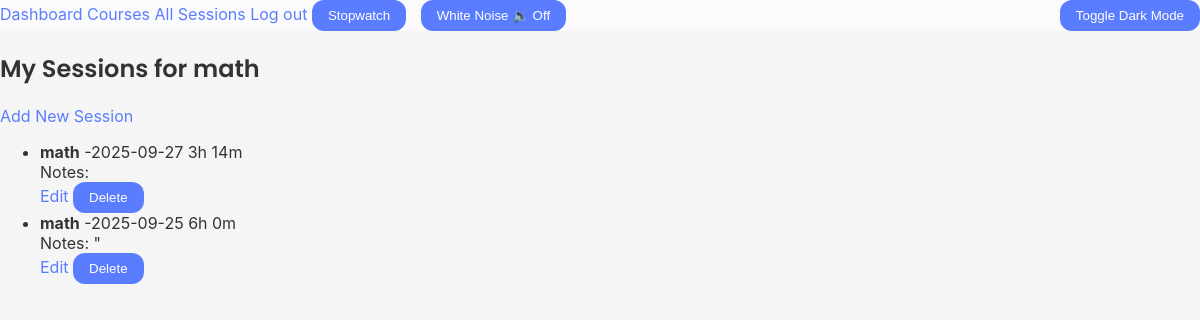
The page /sessions/2 (signed in) on the database as committed earlier.
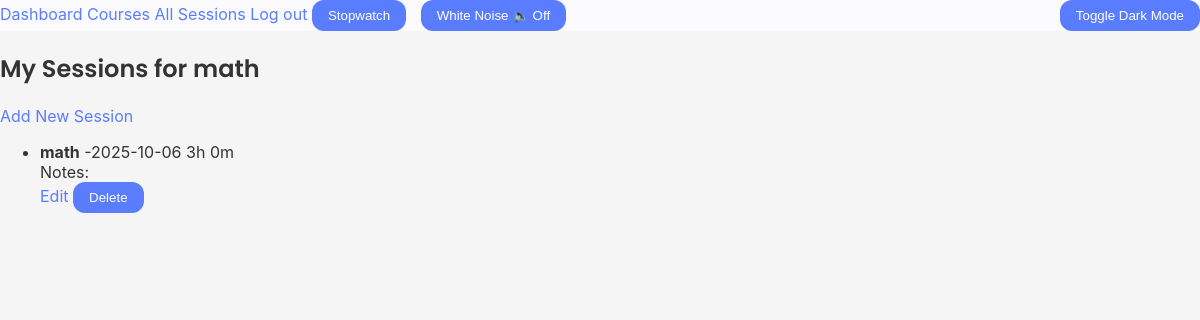
The same page on the database as committed later.
### models.py (models this page shows, shortened)
class Course(db.Model, UserMixin):
    id = db.Column(db.Integer, primary_key=True)
    coursename = db.Column(db.String(150),nullable=False)
    description = db.Column(db.Text, nullable=False)
    status = db.Column(db.String(20), nullable=False, default='planned')
    createdat = db.Column(db.DateTime, default=datetime.utcnow)
    manual_hours = db.Column(db.Integer, default=0)
    total_hours = db.Column(db.Integer, nullable=False, default=0)
    user_id = db.Column(db.Integer, db.ForeignKey('user.id'), nullable=False) # links the course to a user
    sess = db.relationship('Sess', backref='course', lazy=True, cascade="all, delete-orphan")
    tags = db.Column(db.String(200))

class Sess(db.Model):
    id = db.Column(db.Integer, primary_key=True)
    course_id = db.Column(db.Integer, db.ForeignKey('course.id'), nullable=False)
    date = db.Column(db.Date, default=datetime.utcnow)
    hours = db.Column(db.Integer, default=0)
    minutes = db.Column(db.Integer, default=0)
    notes = db.Column(db.Text)

### app.py (the view)
    @app.route('/sessions/<int:course_id>')
    @login_required
    def list_sessions(course_id):
        course = Course.query.get_or_404(course_id)
        sessions = Sess.query.filter_by(course_id =course_id).order_by(Sess.date.desc()).all()
        return render_template('list_sessions.html', sessions=sessions, course=course, course_id=course_id)

### templates/list_sessions.html (shortened to what this page needs)
{% extends "base.html" %}
{% block content %}
<h2>My Sessions for {{course.coursename}}</h2>
<a href="{{ url_for('add_session', course_id=course_id) }}" class="course-link">Add New Session</a>
{% if sessions %}
<ul>
    {% for sess in sessions %}
    <li>
        <strong>{{ sess.course.coursename }}</strong> -{{ sess.date }}
        {{ sess.hours }}h {{ sess.minutes }}m <br>
        Notes: {{ sess.notes }}<br>
        <a href="{{ url_for('edit_session', session_id=sess.id) }}" class="course-link">Edit</a>
        <form method="POST" action="{{ url_for('delete_session', session_id=sess.id)}}" style="display:inline;">
            <button type="submit">Delete</button>
        </form>
    </li>
    {% endfor %}
</ul>
{% else %}
<p> No sessions logged yet.</p>
{% endif %}
{% endblock %}

### templates/base.html (shortened to what this page needs)
<!DOCTYPE html>
<html lang="en">
<head>
    <link rel="stylesheet" href="{{ url_for('static', filename='styles.css') }}">
</head>
<body>
    <nav>
        <a href="{{ url_for('dashboard')}}" class="course-link">Dashboard </a>
        <a href="{{ url_for('list_courses')}}" class="course-link">Courses</a>
        <a href="{{ url_for('all_sessions')}}" class="course-link">All Sessions</a>
        <a href=" {{ url_for('logout')}}" class="course-link">Log out</a>
        <button id="darkModeToggle" style="float:right;">Toggle Dark Mode</button>
        <a href="{{ url_for('stopwatch')}}">
            <button style="margin-right:10px;">Stopwatch</button>
        </a>
        <button id="audioToggle" class="btn btn-sm btn-secondary">
            White Noise <span id="audioStatus">🔈 Off</span>
        </button>
    </nav>
    <main>
        {% block content %}{% endblock %}
    </main>
</body>
</html>

### static/styles.css (style rules this page uses)
:root { --bg-main: #f5f5f5; --bg-card: #fbfbfd; --text-main: #333333; --text-muted: #555555; --accent-primary: #5a7dff; --accent-secondary: #9b5aff; --accent-alert: #ff6b6b; --border-radius: 12px; --shadow-light: 0 4px 12px rgba(0, 0, 0, 0.08); --nav-bg: var(--bg-card); --footer-bg: var(--bg-card); --input-bg: var(--bg-card); --input-color: var(--text-main); --input-border: rgba(90, 125, 255, 0.3); --nav-bg-dark: #101418; --footer-bg-dark: #101418; --input-bg-dark: #101418; --input-color-dark: #cfd8e0; }
body { font-family: 'Inter', 'Roboto', sans-serif; background: var(--bg-main); color: var(--text-main); margin: 0; padding: 0; transition: background 0.3s, color 0.3s; }
h1, h2, h3 { font-family: 'Poppins', sans-serif; font-weight: 600; color: var(--text-main); }
a { color: var(--accent-primary); text-decoration: none; }
button { background: var(--accent-primary); color: white; border: none; border-radius: var(--border-radius); padding: 0.5rem 1rem; cursor: pointer; transition: background 0.3s, box-shadow 0.3s; }
nav { background: var(--nav-bg); color: var(--text-muted); backdrop-filter: blur(6px); }

Rows that differ between the two databases and show on the page:
removed Sess: course.coursename "math", date "2025-09-27", hours "3", minutes "14"
removed Sess: course.coursename "math", date "2025-09-25", hours "6", minutes "0", notes "\""
now on this page (row edited): Sess: course.coursename "math", date "2025-10-06", hours "3", minutes "0"
